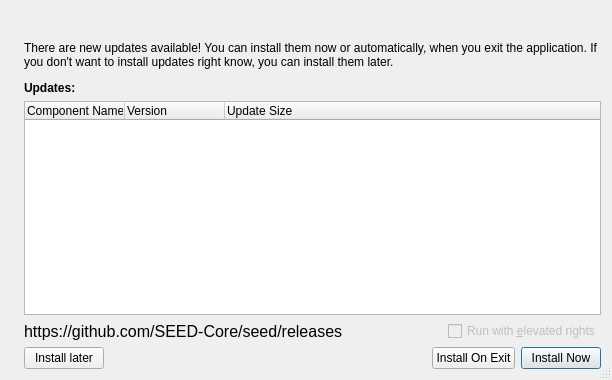
<?xml version="1.0" encoding="UTF-8"?>
<ui version="4.0">
 <class>UpdateInfoDialog</class>
 <widget class="QDialog" name="UpdateInfoDialog">
  <property name="windowModality">
   <enum>Qt::WindowModal</enum>
  </property>
  <property name="geometry">
   <rect>
    <x>0</x>
    <y>0</y>
    <width>612</width>
    <height>380</height>
   </rect>
  </property>
  <property name="windowTitle">
   <string>Check for Updates</string>
  </property>
  <property name="sizeGripEnabled">
   <bool>true</bool>
  </property>
  <property name="modal">
   <bool>true</bool>
  </property>
  <layout class="QHBoxLayout" name="rootLayout">
   <item>
    <widget class="QLabel" name="imageLabel">
     <property name="alignment">
      <set>Qt::AlignLeading|Qt::AlignLeft|Qt::AlignTop</set>
     </property>
    </widget>
   </item>
   <item>
    <layout class="QVBoxLayout" name="verticalLayout_3">
     <item>
      <layout class="QVBoxLayout" name="verticalLayout_2">
       <property name="spacing">
        <number>12</number>
       </property>
       <item>
        <widget class="QLabel" name="headerLabel">
         <property name="font">
          <font>
           <pointsize>12</pointsize>
          </font>
         </property>
        </widget>
       </item>
       <item>
        <widget class="QLabel" name="stateLabel">
         <property name="text">
          <string>There are new updates available! You can install them now or automatically, when you exit the application. If you don't want to install updates right know, you can install them later.</string>
         </property>
         <property name="wordWrap">
          <bool>true</bool>
         </property>
        </widget>
       </item>
       <item>
        <widget class="QLabel" name="label_2">
         <property name="font">
          <font>
           <weight>75</weight>
           <bold>true</bold>
          </font>
         </property>
         <property name="text">
          <string>Updates:</string>
         </property>
        </widget>
       </item>
      </layout>
     </item>
     <item>
      <widget class="QTreeWidget" name="updateListTreeWidget">
       <property name="editTriggers">
        <set>QAbstractItemView::NoEditTriggers</set>
       </property>
       <property name="tabKeyNavigation">
        <bool>true</bool>
       </property>
       <property name="showDropIndicator" stdset="0">
        <bool>false</bool>
       </property>
       <property name="alternatingRowColors">
        <bool>true</bool>
       </property>
       <property name="selectionMode">
        <enum>QAbstractItemView::NoSelection</enum>
       </property>
       <property name="rootIsDecorated">
        <bool>false</bool>
       </property>
       <property name="itemsExpandable">
        <bool>false</bool>
       </property>
       <property name="expandsOnDoubleClick">
        <bool>false</bool>
       </property>
       <column>
        <property name="text">
         <string>Component Name</string>
        </property>
       </column>
       <column>
        <property name="text">
         <string>Version</string>
        </property>
       </column>
       <column>
        <property name="text">
         <string>Update Size</string>
        </property>
       </column>
      </widget>
     </item>
     <item>
      <layout class="QHBoxLayout" name="horizontalLayout_2">
       <item>
        <widget class="QLabel" name="urlReleaseLabel">
         <property name="font">
          <font>
           <pointsize>12</pointsize>
          </font>
         </property>
         <property name="text">
          <string>https://github.com/SEED-Core/seed/releases</string>
         </property>
        </widget>
       </item>
       <item>
        <spacer name="horizontalSpacer_2">
         <property name="orientation">
          <enum>Qt::Horizontal</enum>
         </property>
         <property name="sizeHint" stdset="0">
          <size>
           <width>40</width>
           <height>20</height>
          </size>
         </property>
        </spacer>
       </item>
       <item>
        <widget class="QCheckBox" name="runAdminCheckBox">
         <property name="enabled">
          <bool>false</bool>
         </property>
         <property name="text">
          <string>Run with &amp;elevated rights</string>
         </property>
        </widget>
       </item>
      </layout>
     </item>
     <item>
      <layout class="QHBoxLayout" name="horizontalLayout">
       <item>
        <widget class="QPushButton" name="skipButton">
         <property name="toolTip">
          <string>Close and do nothing. You can install updates later.</string>
         </property>
         <property name="text">
          <string>Install later</string>
         </property>
         <property name="autoDefault">
          <bool>false</bool>
         </property>
        </widget>
       </item>
       <item>
        <spacer name="horizontalSpacer">
         <property name="orientation">
          <enum>Qt::Horizontal</enum>
         </property>
         <property name="sizeHint" stdset="0">
          <size>
           <width>40</width>
           <height>20</height>
          </size>
         </property>
        </spacer>
       </item>
       <item>
        <widget class="QPushButton" name="delayButton">
         <property name="toolTip">
          <string>You proceed using the application, and as soon as you close it, the updater will start automatically to install the updates.</string>
         </property>
         <property name="text">
          <string>Install On Exit</string>
         </property>
         <property name="autoDefault">
          <bool>false</bool>
         </property>
        </widget>
       </item>
       <item>
        <widget class="QPushButton" name="acceptButton">
         <property name="toolTip">
          <string>Closes the application and opens the installer to update the app.</string>
         </property>
         <property name="text">
          <string>Install Now</string>
         </property>
         <property name="autoDefault">
          <bool>false</bool>
         </property>
         <property name="default">
          <bool>true</bool>
         </property>
        </widget>
       </item>
      </layout>
     </item>
    </layout>
   </item>
  </layout>
 </widget>
 <tabstops>
  <tabstop>updateListTreeWidget</tabstop>
  <tabstop>runAdminCheckBox</tabstop>
  <tabstop>acceptButton</tabstop>
  <tabstop>delayButton</tabstop>
  <tabstop>skipButton</tabstop>
 </tabstops>
 <resources/>
 <connections>
  <connection>
   <sender>skipButton</sender>
   <signal>clicked()</signal>
   <receiver>UpdateInfoDialog</receiver>
   <slot>reject()</slot>
   <hints>
    <hint type="sourcelabel">
     <x>96</x>
     <y>368</y>
    </hint>
    <hint type="destinationlabel">
     <x>199</x>
     <y>351</y>
    </hint>
   </hints>
  </connection>
 </connections>
</ui>
